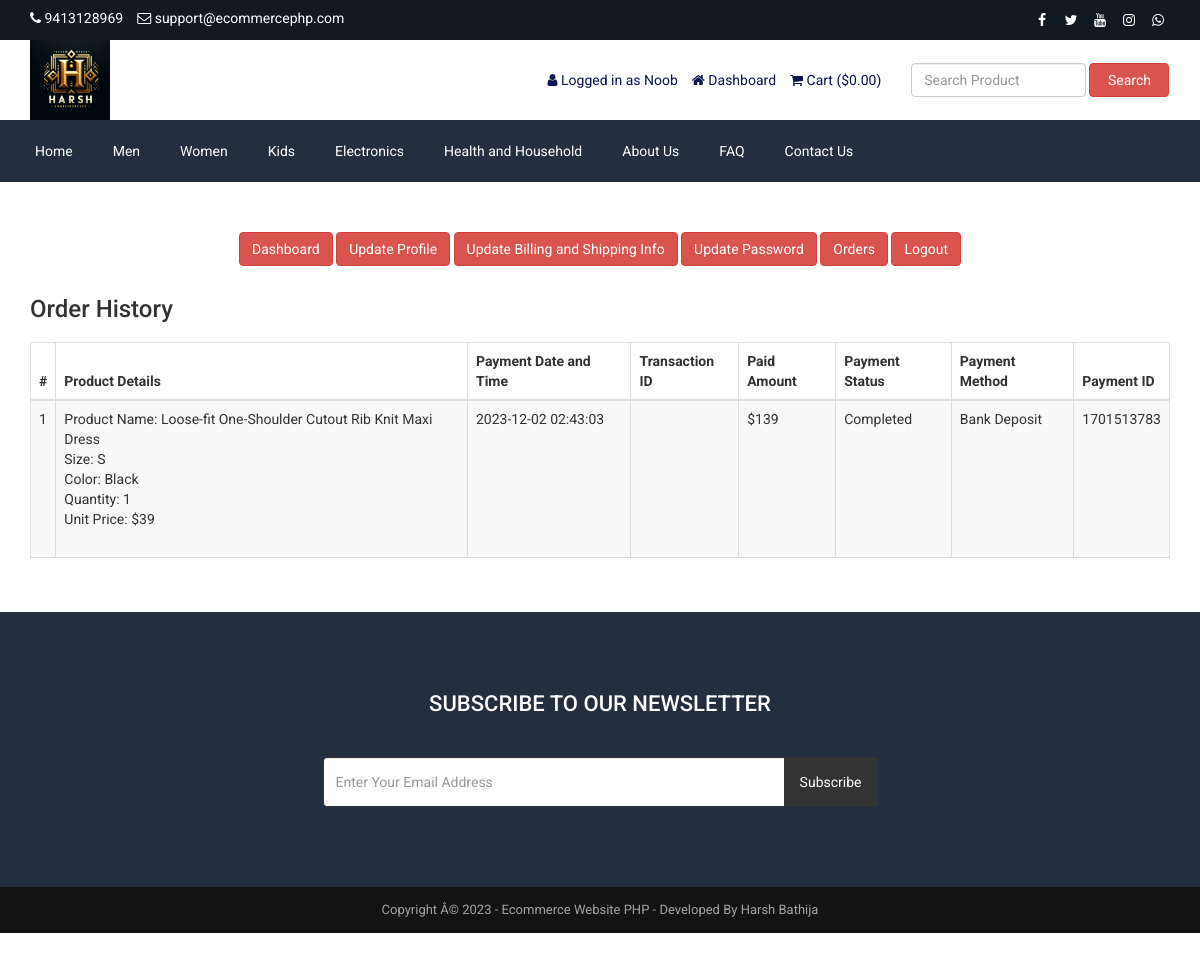
The page /customer-order.php (signed in) on the database as committed earlier.
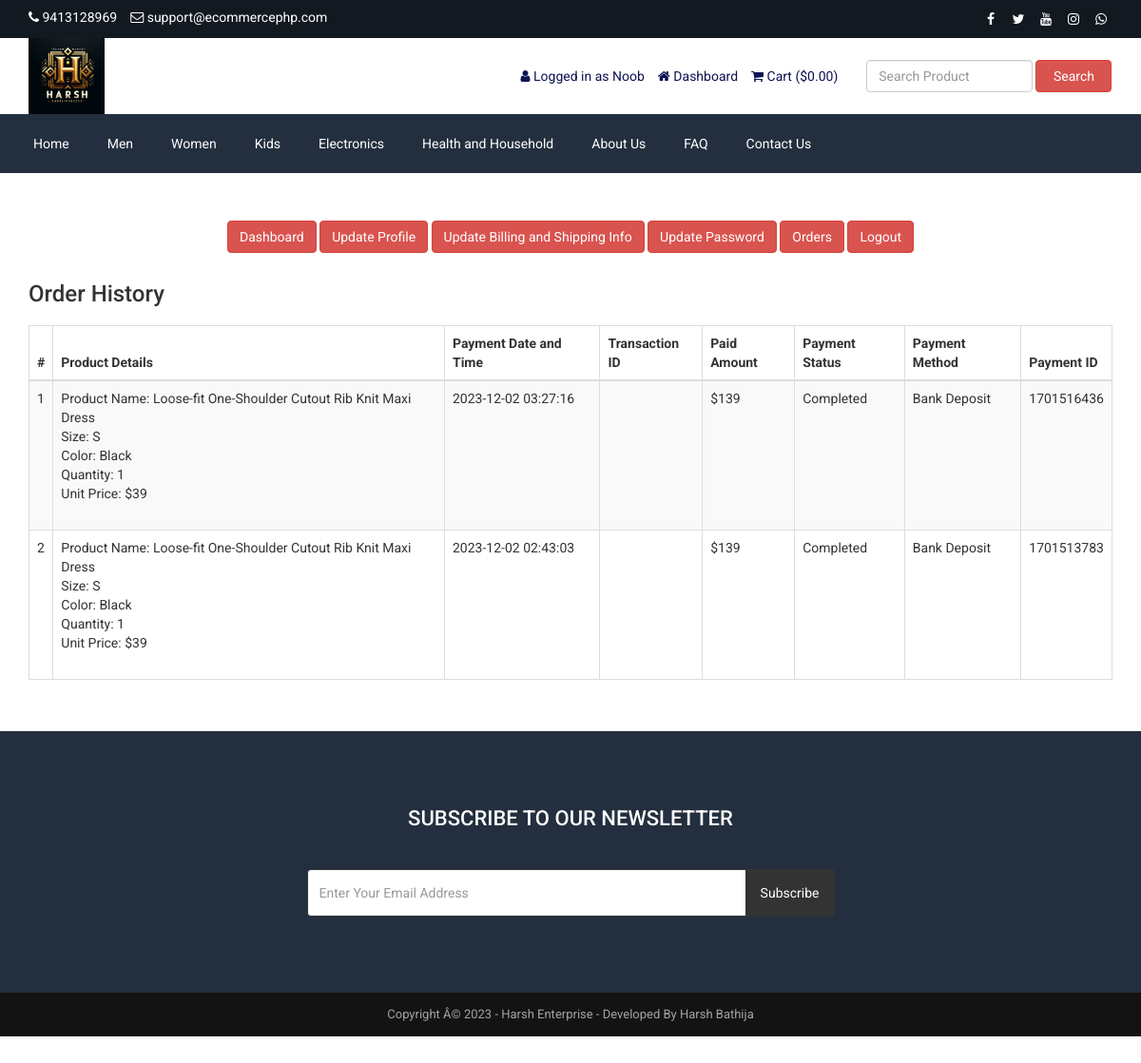
The same page on the database as committed later.
### tables this page shows
CREATE TABLE `tbl_settings` (
  `id` int(11) NOT NULL,
  `logo` varchar(200) NOT NULL,
  `favicon` varchar(200) NOT NULL,
  `footer_about` text NOT NULL,
  `footer_copyright` text NOT NULL,
  `contact_address` text NOT NULL,
  `contact_email` varchar(200) NOT NULL,
  `contact_phone` varchar(200) NOT NULL,
  `contact_fax` varchar(200) NOT NULL,
  `contact_map_iframe` text NOT NULL,
  `receive_email` varchar(200) NOT NULL,
  `receive_email_subject` varchar(200) NOT NULL,
  `receive_email_thank_you_message` text NOT NULL,
  `forget_password_message` text NOT NULL,
  `total_recent_post_footer` int(10) NOT NULL,
  `total_popular_post_footer` int(10) NOT NULL,
  `total_recent_post_sidebar` int(11) NOT NULL,
  `total_popular_post_sidebar` int(11) NOT NULL,
  `total_featured_product_home` int(11) NOT NULL,
  `total_latest_product_home` int(11) NOT NULL,
  `total_popular_product_home` int(11) NOT NULL,
  `meta_title_home` text NOT NULL,
  `meta_keyword_home` text NOT NULL,
  `meta_description_home` text NOT NULL,
  `banner_login` varchar(200) NOT NULL,
  `banner_registration` varchar(200) NOT NULL,
  `banner_forget_password` varchar(200) NOT NULL,
  `banner_reset_password` varchar(200) NOT NULL,
  `banner_search` varchar(200) NOT NULL,
  `banner_cart` varchar(200) NOT NULL,
  `banner_checkout` varchar(200) NOT NULL,
  `banner_product_category` varchar(200) NOT NULL,
  `banner_blog` varchar(200) NOT NULL,
  `cta_title` varchar(200) NOT NULL,
  `cta_content` text NOT NULL,
  `cta_read_more_text` varchar(200) NOT NULL,
  `cta_read_more_url` varchar(200) NOT NULL,
  `cta_photo` varchar(200) NOT NULL,
  `featured_product_title` varchar(200) NOT NULL,
  `featured_product_subtitle` varchar(200) NOT NULL,
  `latest_product_title` varchar(255) NOT NULL,
  `latest_product_subtitle` varchar(200) NOT NULL,
  `popular_product_title` varchar(200) NOT NULL,
  `popular_product_subtitle` varchar(200) NOT NULL,
  `testimonial_title` varchar(200) NOT NULL,
  `testimonial_subtitle` varchar(200) NOT NULL,
  `testimonial_photo` varchar(200) NOT NULL,
  `blog_title` varchar(200) NOT NULL,
  `blog_subtitle` varchar(200) NOT NULL,
  `newsletter_text` text NOT NULL,
  `paypal_email` varchar(200) NOT NULL,
  `stripe_public_key` varchar(200) NOT NULL,
  `stripe_secret_key` varchar(200) NOT NULL,
  `bank_detail` text NOT NULL,
  `before_head` text NOT NULL,
  `after_body` text NOT NULL,
  `before_body` text NOT NULL,
  `home_service_on_off` int(11) NOT NULL,
  `home_welcome_on_off` int(11) NOT NULL,
  `home_featured_product_on_off` int(11) NOT NULL,
  `home_latest_product_on_off` int(11) NOT NULL,
  `home_popular_product_on_off` int(11) NOT NULL,
  `home_testimonial_on_off` int(11) NOT NULL,
  `home_blog_on_off` int(11) NOT NULL,
  `newsletter_on_off` int(11) NOT NULL,
  `ads_above_welcome_on_off` int(1) NOT NULL,
  `ads_above_featured_product_on_off` int(1) NOT NULL,
  `ads_above_latest_product_on_off` int(1) NOT NULL,
  `ads_above_popular_product_on_off` int(1) NOT NULL,
  `ads_above_testimonial_on_off` int(1) NOT NULL,
  `ads_category_sidebar_on_off` int(1) NOT NULL
);

CREATE TABLE `tbl_social` (
  `social_id` int(11) NOT NULL,
  `social_name` varchar(30) NOT NULL,
  `social_url` varchar(255) NOT NULL,
  `social_icon` varchar(30) NOT NULL
);

CREATE TABLE `tbl_top_category` (
  `tcat_id` int(11) NOT NULL,
  `tcat_name` varchar(255) NOT NULL,
  `show_on_menu` int(1) NOT NULL
);

CREATE TABLE `tbl_page` (
  `id` int(11) NOT NULL,
  `about_title` varchar(255) NOT NULL,
  `about_content` text NOT NULL,
  `about_banner` varchar(255) NOT NULL,
  `about_meta_title` varchar(255) NOT NULL,
  `about_meta_keyword` text NOT NULL,
  `about_meta_description` text NOT NULL,
  `faq_title` varchar(255) NOT NULL,
  `faq_banner` varchar(255) NOT NULL,
  `faq_meta_title` varchar(255) NOT NULL,
  `faq_meta_keyword` text NOT NULL,
  `faq_meta_description` text NOT NULL,
  `blog_title` varchar(255) NOT NULL,
  `blog_banner` varchar(255) NOT NULL,
  `blog_meta_title` varchar(255) NOT NULL,
  `blog_meta_keyword` text NOT NULL,
  `blog_meta_description` text NOT NULL,
  `contact_title` varchar(255) NOT NULL,
  `contact_banner` varchar(255) NOT NULL,
  `contact_meta_title` varchar(255) NOT NULL,
  `contact_meta_keyword` text NOT NULL,
  `contact_meta_description` text NOT NULL,
  `pgallery_title` varchar(255) NOT NULL,
  `pgallery_banner` varchar(255) NOT NULL,
  `pgallery_meta_title` varchar(255) NOT NULL,
  `pgallery_meta_keyword` text NOT NULL,
  `pgallery_meta_description` text NOT NULL,
  `vgallery_title` varchar(255) NOT NULL,
  `vgallery_banner` varchar(255) NOT NULL,
  `vgallery_meta_title` varchar(255) NOT NULL,
  `vgallery_meta_keyword` text NOT NULL,
  `vgallery_meta_description` text NOT NULL
);

CREATE TABLE `tbl_payment` (
  `id` int(11) NOT NULL,
  `customer_id` int(11) NOT NULL,
  `customer_name` varchar(255) NOT NULL,
  `customer_email` varchar(255) NOT NULL,
  `payment_date` varchar(50) NOT NULL,
  `txnid` varchar(255) NOT NULL,
  `paid_amount` int(11) NOT NULL,
  `card_number` varchar(50) NOT NULL,
  `card_cvv` varchar(10) NOT NULL,
  `card_month` varchar(10) NOT NULL,
  `card_year` varchar(10) NOT NULL,
  `bank_transaction_info` text NOT NULL,
  `payment_method` varchar(20) NOT NULL,
  `payment_status` varchar(25) NOT NULL,
  `shipping_status` varchar(20) NOT NULL,
  `payment_id` varchar(255) NOT NULL
);

CREATE TABLE `tbl_order` (
  `id` int(11) NOT NULL,
  `product_id` int(11) NOT NULL,
  `product_name` varchar(255) NOT NULL,
  `size` varchar(100) NOT NULL,
  `color` varchar(100) NOT NULL,
  `quantity` varchar(50) NOT NULL,
  `unit_price` varchar(50) NOT NULL,
  `payment_id` varchar(255) NOT NULL
);

### customer-order.php (the view, shortened to what the rows shown need)
<?php require_once('header.php'); ?>
<div class="page">
    <div class="container">
        <div class="row">
            <div class="col-md-12">
                <div class="user-content">
                    <div class="table-responsive">
                        <table class="table table-bordered table-striped table-hover">
                            <thead>
                                <tr>
                                    <th><?php echo '#' ?></th>
                                    <th><?php echo LANG_VALUE_48; ?></th>
                                    <th><?php echo LANG_VALUE_27; ?></th>
                                    <th><?php echo LANG_VALUE_28; ?></th>
                                    <th><?php echo LANG_VALUE_29; ?></th>
                                    <th><?php echo LANG_VALUE_30; ?></th>
                                    <th><?php echo LANG_VALUE_31; ?></th>
                                    <th><?php echo LANG_VALUE_32; ?></th>
                                </tr>
                            </thead>
                            <tbody>
            <?php
            $limit = 10;
            $page = @$_GET['page'];
            if($page)
                $start = ($page - 1) * $limit;
            else
                $start = 0;
            $statement = $pdo->prepare("SELECT * FROM tbl_payment WHERE customer_email=? ORDER BY id DESC LIMIT $start, $limit");
            $statement->execute(array($_SESSION['customer']['cust_email']));
            $result = $statement->fetchAll(PDO::FETCH_ASSOC);
            if ($page == 0) $page = 1;
            ?>
                                <?php
                                $tip = $page*10-10;
                                foreach ($result as $row) {
                                    $tip++;
                                    ?>
                                    <tr>
                                        <td><?php echo $tip; ?></td>
                                        <td>
                                            <?php
                                            $statement1 = $pdo->prepare("SELECT * FROM tbl_order WHERE payment_id=?");
                                            $statement1->execute(array($row['payment_id']));
                                            $result1 = $statement1->fetchAll(PDO::FETCH_ASSOC);
                                            foreach ($result1 as $row1) {
                                                echo 'Product Name: '.$row1['product_name'];
                                                echo '<br>Size: '.$row1['size'];
                                                echo '<br>Color: '.$row1['color'];
                                                echo '<br>Quantity: '.$row1['quantity'];
                                                echo '<br>Unit Price: $'.$row1['unit_price'];
                                                echo '<br><br>';
                                            }
                                            ?>
                                        </td>
                                        <td><?php echo $row['payment_date']; ?></td>
                                        <td><?php echo $row['txnid']; ?></td>
                                        <td><?php echo '$'.$row['paid_amount']; ?></td>
                                        <td><?php echo $row['payment_status']; ?></td>
                                        <td><?php echo $row['payment_method']; ?></td>
                                        <td><?php echo $row['payment_id']; ?></td>
                                    </tr>
                                    <?php
                                }
                                ?>
                            </tbody>
                        </table>
                </div>
            </div>
        </div>
    </div>
</div>
<?php require_once('footer.php'); ?>

### header.php (shortened to what the rows shown need)
<?php
include("admin/inc/config.php");
$statement = $pdo->prepare("SELECT * FROM tbl_settings WHERE id=1");
$statement->execute();
$result = $statement->fetchAll(PDO::FETCH_ASSOC);
foreach ($result as $row)
{
	$logo = $row['logo'];
	$contact_email = $row['contact_email'];
	$contact_phone = $row['contact_phone'];
}
?>
<!DOCTYPE html>
<html lang="en">
<head>
	<link rel="stylesheet" href="assets/css/bootstrap.min.css">
	<link rel="stylesheet" href="assets/css/font-awesome.min.css">
	<link rel="stylesheet" href="assets/css/owl.carousel.min.css">
	<link rel="stylesheet" href="assets/css/owl.theme.default.min.css">
	<link rel="stylesheet" href="assets/css/jquery.bxslider.min.css">
    <link rel="stylesheet" href="assets/css/magnific-popup.css">
    <link rel="stylesheet" href="assets/css/rating.css">
	<link rel="stylesheet" href="assets/css/spacing.css">
	<link rel="stylesheet" href="assets/css/bootstrap-touch-slider.css">
	<link rel="stylesheet" href="assets/css/animate.min.css">
	<link rel="stylesheet" href="assets/css/tree-menu.css">
	<link rel="stylesheet" href="assets/css/select2.min.css">
	<link rel="stylesheet" href="assets/css/main.css">
	<link rel="stylesheet" href="assets/css/responsive.css">
	<?php
	$statement = $pdo->prepare("SELECT * FROM tbl_page WHERE id=1");
	$statement->execute();
	$result = $statement->fetchAll(PDO::FETCH_ASSOC);
		?>
</head>
<body>
<div class="top">
	<div class="container">
		<div class="row">
			<div class="col-md-6 col-sm-6 col-xs-12">
				<div class="left">
					<ul>
						<li><i class="fa fa-phone"></i> <?php echo $contact_phone; ?></li>
						<li><i class="fa fa-envelope-o"></i> <?php echo $contact_email; ?></li>
					</ul>
				</div>
			</div>
			<div class="col-md-6 col-sm-6 col-xs-12">
				<div class="right">
					<ul>
						<?php
						$statement = $pdo->prepare("SELECT * FROM tbl_social");
						$statement->execute();
						$result = $statement->fetchAll(PDO::FETCH_ASSOC);
						foreach ($result as $row) {
							?>
							<?php if($row['social_url'] != ''): ?>
							<li><a href="<?php echo $row['social_url']; ?>"><i class="<?php echo $row['social_icon']; ?>"></i></a></li>
							<?php endif; ?>
							<?php
						}
						?>
					</ul>
				</div>
			</div>
		</div>
	</div>
</div>
<div class="header">
	<div class="container">
		<div class="row inner">
			<div class="col-md-4 logo">
				<a href="index.php"><img src="assets/uploads/<?php echo $logo; ?>" alt="logo image"></a>
			</div>
		</div>
	</div>
</div>
<div class="nav">
	<div class="container">
		<div class="row">
			<div class="col-md-12 pl_0 pr_0">
				<div class="menu-container">
					<div class="menu">
						<ul>
							<?php
							$statement = $pdo->prepare("SELECT * FROM tbl_top_category WHERE show_on_menu=1");
							$statement->execute();
							$result = $statement->fetchAll(PDO::FETCH_ASSOC);
							foreach ($result as $row) {
								?>
								<li><a href="product-category.php?id=<?php echo $row['tcat_id']; ?>&type=top-category"><?php echo $row['tcat_name']; ?></a>
								</li>
								<?php
							}
							?>
							<?php
							$statement = $pdo->prepare("SELECT * FROM tbl_page WHERE id=1");
							$statement->execute();
							$result = $statement->fetchAll(PDO::FETCH_ASSOC);
							foreach ($result as $row) {
								$about_title = $row['about_title'];
								$faq_title = $row['faq_title'];
								$contact_title = $row['contact_title'];
							}
							?>
							<li><a href="about.php"><?php echo $about_title; ?></a></li>
							<li><a href="faq.php"><?php echo $faq_title; ?></a></li>
							<li><a href="contact.php"><?php echo $contact_title; ?></a></li>
						</ul>
					</div>
				</div>
			</div>
		</div>
	</div>
</div>

### footer.php (shortened to what the rows shown need)
<?php
$statement = $pdo->prepare("SELECT * FROM tbl_settings WHERE id=1");
$statement->execute();
$result = $statement->fetchAll(PDO::FETCH_ASSOC);
foreach ($result as $row)
{
	$footer_copyright = $row['footer_copyright'];
    $newsletter_on_off = $row['newsletter_on_off'];
}
?>
<?php if($newsletter_on_off == 1): ?>
<section class="home-newsletter">
	<div class="container">
		<div class="row">
			<div class="col-md-6 col-md-offset-3">
				<div class="single">
				<form action="" method="post">
					<h2><?php echo LANG_VALUE_93; ?></h2>
				</div>
			</div>
		</div>
	</div>
</section>
<?php endif; ?>
<div class="footer-bottom">
	<div class="container">
		<div class="row">
			<div class="col-md-12 copyright">
				<?php echo $footer_copyright; ?>
			</div>
		</div>
	</div>
</div>
</body>
</html>

Rows that differ between the two databases and show on the page:
changed tbl_settings "support@ecommercephp.com": footer_copyright "Copyright Â© 2023 - Ecommerce Website PHP - Developed By Harsh Bathija" → "Copyright Â© 2023 - Harsh Enterprise - Developed By Harsh Bathija"
added tbl_payment: payment_date "2023-12-02 03:27:16", paid_amount "139", payment_status "Completed", payment_method "Bank Deposit", payment "1701516436"
added tbl_order: product_name "Loose-fit One-Shoulder Cutout Rib Knit Maxi Dress", size "S", color "Black", quantity "1", unit_price "39", shown under "2023-12-02 03:27:16"
